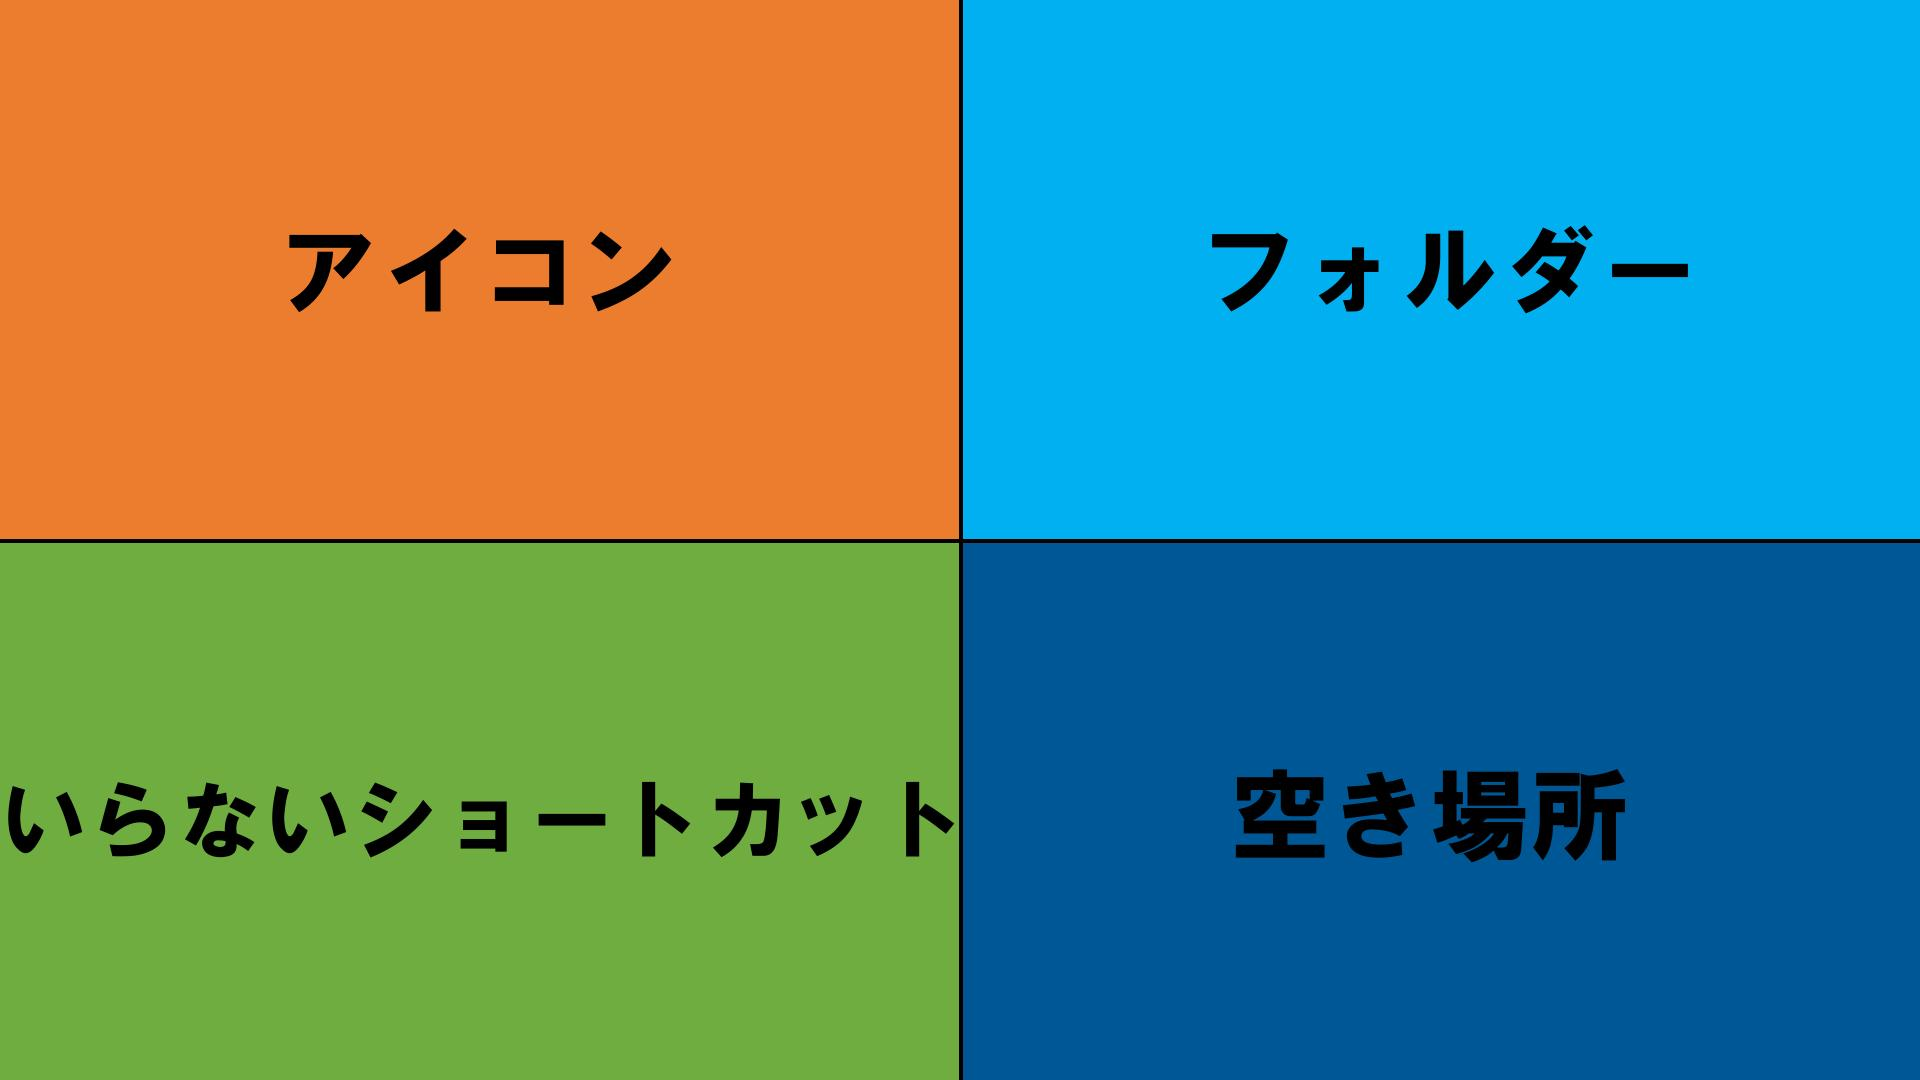

Generate this figure with Python:
from PIL import Image, ImageDraw, ImageFont


def get_max_font_size(draw, text, font_path, box_width, box_height, max_font_size=300):
    for font_size in range(max_font_size, 0, -1):
        font = ImageFont.truetype(font_path, font_size)
        bbox = draw.textbbox((0, 0), text, font=font)
        w = bbox[2] - bbox[0]
        h = bbox[3] - bbox[1]
        if w <= box_width and h <= box_height:
            return font_size
    return 1


WIDTH = 1920
HEIGHT = 1080
font_path = '/mnt/c/Windows/Fonts/HGRSGU.TTC'

im = Image.new('RGB', (WIDTH, HEIGHT), (255, 255, 255))
draw = ImageDraw.Draw(im)
blocks = [
    ((0, 0, WIDTH/2, HEIGHT/2), "アイコン", (237, 125, 46)),
    ((WIDTH/2, 0, WIDTH, HEIGHT/2), "フォルダー", (1, 176, 241)),
    ((0, HEIGHT/2, WIDTH/2, HEIGHT), "いらないショートカット", (112, 173, 64)),
    ((WIDTH/2, HEIGHT/2, WIDTH, HEIGHT), "空き場所", (0, 87, 150)),
]
for rect, text, color in blocks:
    draw.rectangle(rect, fill=color)
    box_w = int(rect[2] - rect[0])
    box_h = int(rect[3] - rect[1])
    font_size = get_max_font_size(
        draw, text, font_path, box_w, box_h, max_font_size=300)
    font = ImageFont.truetype(font_path, font_size)
    x = (rect[0]+rect[2])/2
    y = (rect[1]+rect[3])/2
    draw.text((x, y), text, (0, 0, 0), font=font, anchor="mm")

draw.line((0, HEIGHT/2, WIDTH, HEIGHT/2), fill=(0, 0, 0), width=4)
draw.line((WIDTH/2, 0, WIDTH/2, HEIGHT), fill=(0, 0, 0), width=4)
im.save("desktop.jpg")
